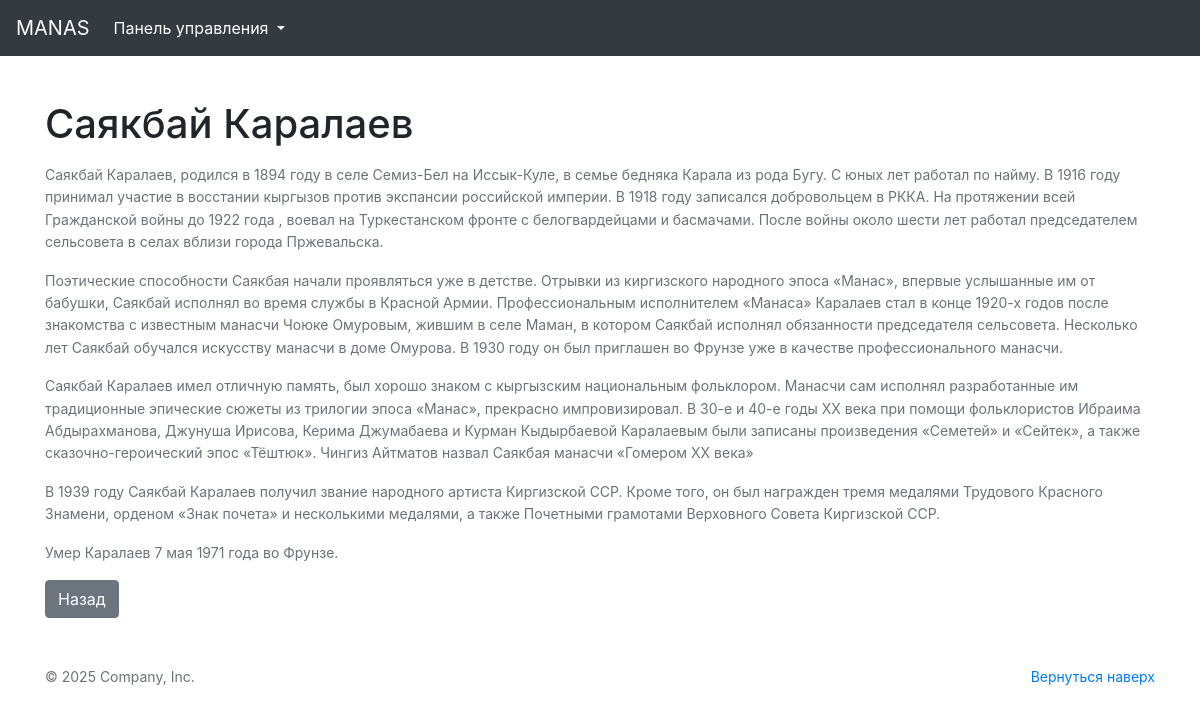
The app's page /manaschi/2/ with its own data.
### main/models.py (models this page shows, shortened)
class Manaschi(models.Model):
    manaschi_name = models.CharField(max_length=100)
    manaschi_photo = models.ImageField(upload_to="manaschi/", null=True, blank=True, verbose_name='Фото манасчи')
    manaschi_description = models.CharField(max_length=250)
    manaschi_info = models.TextField()
    class Meta:
        verbose_name = 'Манасчи'
        verbose_name_plural = 'Манасчи'

### main/views.py (the view)
# urls.py: path("manaschi/<int:pk>/", ManaschiDetailView.as_view(), name="manaschi_detail"),
class ManaschiDetailView(DetailView):
    model = Manaschi
    template_name = "main/manaschi_detail.html"
    context_object_name = "manaschi"

### main/templates/main/manaschi_detail.html (shortened to what this page needs)
<!doctype html>
{% load static %}
<html lang="ru">
<head>
    <link href="{% static 'css/bootstrap.min.css' %}" rel="stylesheet">
    <link rel="stylesheet" href="https://stackpath.bootstrapcdn.com/bootstrap/4.5.0/css/bootstrap.min.css">
    <link rel="stylesheet" href="{% static 'css/imazin.css' %}">
    <link href="{% static 'css/album.css' %}" rel="stylesheet">
    {% include 'main/includes/inc_header.html' %}
</head>
<body>
    <div class="container" style="margin-top: 100px;">
        <h1>{{ manaschi.manaschi_name }}</h1>
        <p>{{ manaschi.manaschi_info|linebreaks }}</p>
        <a href="{% url 'main:index' %}" class="btn btn-secondary">Назад</a>
    </div>
    <footer class="text-muted">
        <div class="container">
            <p class="float-right">
                <a href="{% url 'main:index' %}">Вернуться наверх</a>
            </p>
            <p>&copy; {% now 'Y' %} Company, Inc.</p>
        </div>
    </footer>
</body>
</html>

### static/css/album.css (style rules this page uses)
footer { padding-top: 3rem; padding-bottom: 3rem; }
footer p { margin-bottom: .25rem; }
p { font-size: 14px; line-height: 22.4px; color: rgb(108, 114, 121); }

### records on screen
Manaschi: manaschi_name "Саякбай Каралаев", manaschi_info "Саякбай Каралаев, родился в 1894 году в селе Семиз-Бел на Иссык-Куле, в семье бедняка Карала из рода Бугу. С юных лет работал по найму. В 1916 году принимал участие в восстании кыргызов против экспансии российской империи. В 1918 году записался добровольцем в РККА. На протяжении всей Гражданской войны до 1922 года , воевал на Туркестанском фронте с белогвардейцами и басмачами. После войны около шести лет работал председателем сельсовета в селах вблизи города Пржевальска. Поэтические способности Саякбая начали проявляться уже в детстве. Отрывки из киргизского народного эпоса «Манас», впервые услышанные им от бабушки, Саякбай исполнял во время службы в Красной Армии. Профессиональным…"
